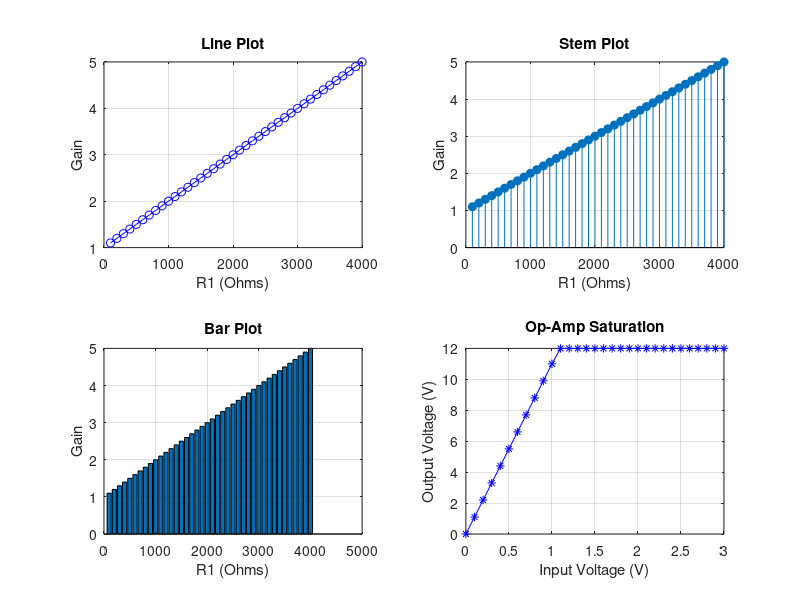

The MATLAB script that drew this image:
%% Section one
% We used input because we wanted to get numbers from users
R1 = input('Please enter R1 resistance (ohm): ');
R2 = input('Please enter R2 resistance (ohm): ');
A_v = 1+ (R1/R2);
fprintf('The voltage gain (A_v) of the circuit is: %.2f\n',A_v);

%% Section two
R2 = 1000; 
R1_values = 100:100:4000;
Av_values = 1 + (R1_values ./ R2);
figure(1);

subplot(2,2,1);
plot(R1_values, Av_values, 'b-o');
title('Line Plot');
xlabel('R1 (Ohms)');
ylabel('Gain');
grid on;

subplot(2,2,2);
stem(R1_values, Av_values, 'filled');
title('Stem Plot');
xlabel('R1 (Ohms)');
ylabel('Gain');
grid on;

subplot(2,2,3);
bar(R1_values, Av_values);
title('Bar Plot');
xlabel('R1 (Ohms)');
ylabel('Gain');
grid on;

subplot(2,2,4);
R2_values = 500:500:2000;
[R1_grid, R2_grid] = meshgrid(R1_values, R2_values);  
Av_grid = 1 + (R1_grid ./ R2_grid);
mesh(R1_grid, R2_grid, Av_grid);
title('3D Gain Mesh');
xlabel('R1 (Ohms)');
ylabel('R2 (Ohms)');
zlabel('Gain (Av)');
grid on;

%% Section three
n = input('How many R1 values will you enter?  ');
R1_list = zeros(1, n);
disp('Pleae enter the R1 values in order !!! ')
for i = 1:n
    R1_list(i) = input('R1 Value (Ohm): ');
end
R2 = input('Enter the value of R2 (Ohm): ');
V_in = input('Enter the value of V_in (V): ');
Vout_list = zeros(1, n);
for i = 1:n
    gain_formula = 1 + R1_list(i)/R2;
    Vout_list(i) = gain_formula * V_in;
end
plot(R1_list, Vout_list, 'b*-', 'MarkerSize', 15)
xlabel('R1 (Ohm)')
ylabel('V_out (V)')
title('Output Voltage Based on the R1 Value')
grid on

%% Section four
V_in = 1; 
R3 = input('Enter the value of R3 (Ohm): ');
n = input('How many different measurements will you enter? ');
data = cell(n, 3); 
for i = 1:n
    fprintf('\n%d. measure:\n', i);
    LDR = input('LDR resistance (Ohm): ');
    ortam = input('Situation', 's');
    Vout = V_in * R3 / (LDR + R3);
    data{i,1} = LDR;     
    data{i,2} = ortam;  
    data{i,3} = Vout;    
end
disp('Measurement results:')
disp(data)

%% Section five
V_in = 0:0.1:3;
gain = 11;
V_out = gain * V_in;
for i=1:length(V_out)
    if V_out(i) > 12
        V_out(i) = 12;
    end 
end
plot(V_in,V_out,'b*-')
xlabel('Input Voltage (V)');
ylabel('Output Voltage (V)');
title('Op-Amp Saturation');
grid on;
